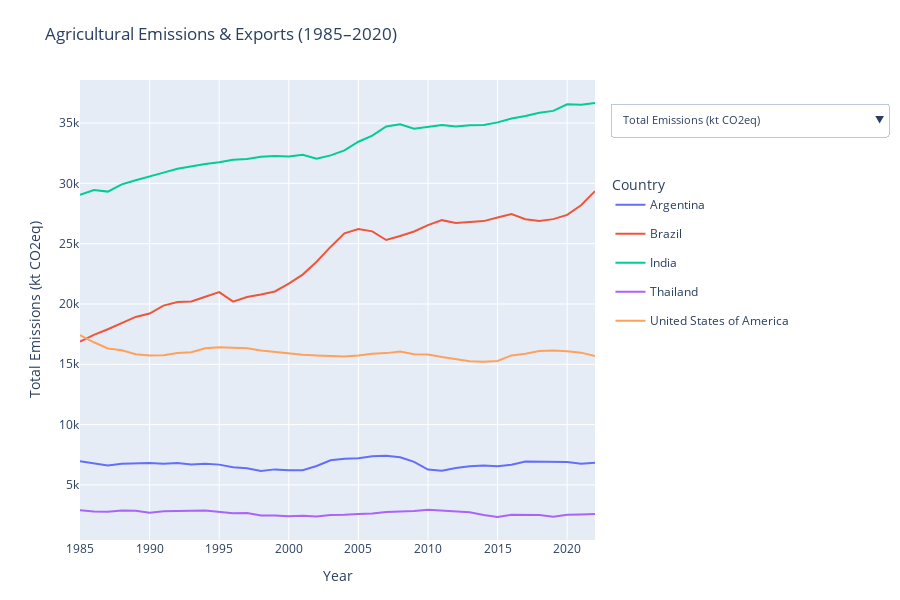

Source (notebook cell):
### Markdown cell above
### Internationale handelsstromen beïnvloeden nationale uitstoot

De uitstoot van een nationaal voedselsysteem zegt niet alleen iets over wat er binnen dat land geconsumeerd wordt, maar ook over wat er geproduceerd wordt voor de wereldmarkt. Sommige landen produceren voedsel voornamelijk voor export. In die gevallen wordt de uitstoot lokaal geregistreerd, terwijl de consumptie elders plaatsvindt. 

Omdat deze landen produceren voor internationale markten, ligt hun landbouwuitstoot vaak hoger dan landen met vergelijkbare bevolkingsaantallen of eetgewoonten. Dit betekent dat de uitstoot van een land niet per se iets zegt over het lokale dieet of de binnenlandse voedselvoorziening. Het weerspiegelt eerder hun positie in het mondiale voedselsysteem. 

Dus landbouwuitstoot weerspiegelt niet enkel lokale consumptie, maar wordt sterk beïnvloed door de internationale vraag – landen met hoge export produceren meer en stoten daardoor meer uit, vaak voor andermans bord.

### Code cell
import pandas as pd
import plotly.graph_objects as go

# Load datasets
emissions_animal = pd.read_csv("datasets/FAOSTAT_data_emissions_animal_6-23-2025.csv")
emissions_crops = pd.read_csv("datasets/FAOSTAT_data_emissions_crops_6-23-2025-2.csv")
export_matrix = pd.read_csv("datasets/matrix_export.csv")
population = pd.read_csv("datasets/Population_E_All_Data_(Normalized).csv")

# Clean population
population_clean = population[
    (population["Element"] == "Total Population - Both sexes") &
    (population["Area"].isin(["Argentina", "Brazil", "India", "Thailand", "Netherlands", "United States of America"]))
][["Area", "Year", "Value"]].rename(columns={"Value": "Population (1000s)"})
population_clean["Year"] = population_clean["Year"].astype(int)

# Clean emissions
animal = emissions_animal[
    emissions_animal["Area"].isin(["Argentina", "Brazil", "India", "Thailand", "Netherlands", "United States of America"]) &
    emissions_animal["Element"].str.contains("Emissions")
]
crops = emissions_crops[
    emissions_crops["Area"].isin(["Argentina", "Brazil", "India", "Thailand", "Netherlands", "United States of America"]) &
    emissions_crops["Element"].str.contains("Emissions")
]

emissions_all = pd.concat([animal, crops])
emissions_all["Year"] = emissions_all["Year"].astype(int)
emissions_all = emissions_all.groupby(["Area", "Year"])["Value"].sum().reset_index()
emissions_all.rename(columns={"Value": "Total Emissions (kt CO2eq)"}, inplace=True)

# Clean export
export_volume = export_matrix[
    (export_matrix["Element"] == "Export quantity") &
    (export_matrix["Reporter Countries"].isin(["Argentina", "Brazil", "India", "Thailand", "Netherlands", "United States of America"]))
][["Reporter Countries", "Year", "Value"]]
export_volume = export_volume.groupby(["Reporter Countries", "Year"]).sum().reset_index()
export_volume.rename(columns={
    "Reporter Countries": "Area",
    "Value": "Total Export Volume (tonnes)"
}, inplace=True)
export_volume["Year"] = export_volume["Year"].astype(int)

# Merge all
df = emissions_all.merge(population_clean, on=["Area", "Year"], how="left")
df = df.merge(export_volume, on=["Area", "Year"], how="left")

# Filter for 1985 onward
df = df[df["Year"] >= 1985]

# Calculate metrics
df["Emissions per Capita (tonnes CO2eq)"] = (df["Total Emissions (kt CO2eq)"] * 1000) / (df["Population (1000s)"] * 1000)
df["Export per Capita (tonnes)"] = df["Total Export Volume (tonnes)"] / (df["Population (1000s)"] * 1000)
df["Emissions per Export Tonne (kg CO2eq/tonne)"] = (df["Total Emissions (kt CO2eq)"] * 1_000_000) / df["Total Export Volume (tonnes)"]

# Dropdown metrics
metrics = {
    "Total Emissions (kt CO2eq)": "Total Emissions (kt CO2eq)",
    "Emissions per Capita (tonnes CO2eq)": "Emissions per Capita (tonnes CO2eq)",
    "Total Export Volume (tonnes)": "Total Export Volume (tonnes)",
    "Export per Capita (tonnes)": "Export per Capita (tonnes)",
    "Emissions per Export Tonne (kg CO2eq/tonne)": "Emissions per Export Tonne (kg CO2eq/tonne)"
}

# Create plot
fig = go.Figure()
for metric_index, (metric_name, col) in enumerate(metrics.items()):
    for country in df["Area"].unique():
        subset = df[df["Area"] == country]
        visible = (metric_index == 0)
        fig.add_trace(go.Scatter(
            x=subset["Year"],
            y=subset[col],
            mode='lines',
            name=country,
            visible=visible,
            legendgroup=country,
            showlegend=True
        ))

# Dropdown logic
n_countries = len(df["Area"].unique())
dropdown_buttons = []
for i, (metric_name, _) in enumerate(metrics.items()):
    visibility = [False] * len(metrics) * n_countries
    for j in range(n_countries):
        visibility[i * n_countries + j] = True
    dropdown_buttons.append(dict(
        label=metric_name,
        method="update",
        args=[{"visible": visibility},
              {"yaxis": {"title": metric_name}}]
    ))

fig.update_layout(
    updatemenus=[{
        "buttons": dropdown_buttons,
        "direction": "down",
        "showactive": True,
        "x": 1.03,
        "xanchor": "left",
        "y": 0.95,
        "yanchor": "top",
        "pad": {"r": 0, "t": 0},
        "font": {"size": 11},
        "bgcolor": "white"
    }],
    title="Agricultural Emissions & Exports (1985–2020)",
    xaxis_title="Year",
    yaxis_title="Total Emissions (kt CO2eq)",
    legend_title="Country",
    legend=dict(
        x=1.03,
        xanchor="left",
        y=0.8,
        yanchor="top"
    ),
    margin=dict(r=160, l=80, t=80, b=60),
    height=600,
    width=900
)




fig.show()
